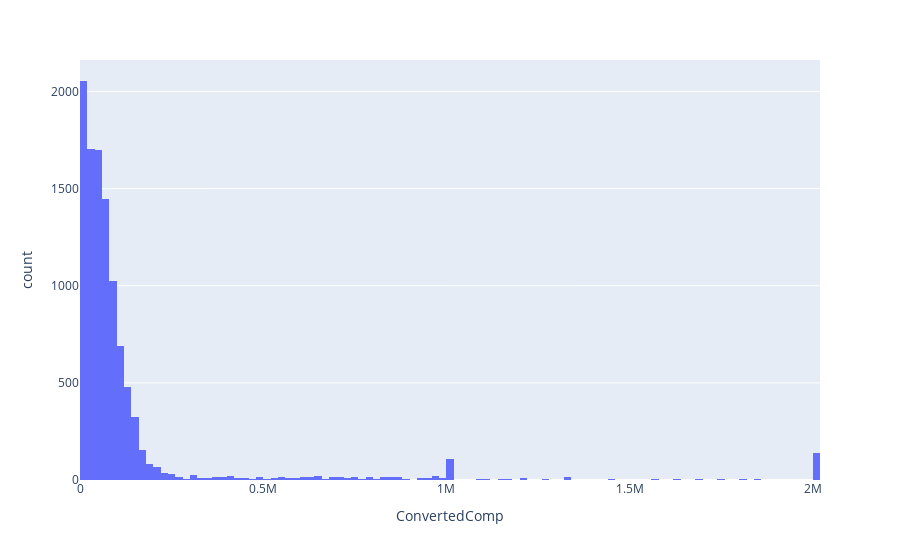

The code cell stored with this chart in its notebook:
### Markdown cell above
Plot a histogram of `ConvertedComp.`

### Code cell
sns.histplot(df.ConvertedComp)
#alternatively
fig = px.histogram(df, x="ConvertedComp")
fig.show()

### Figure 1 — Plotly figure (JSON) as saved in the notebook; plotly's stock layout.template omitted (floating-point values rounded to 4 significant figures; data arrays with more than 128 entries replaced by an {"elided": "..."} marker saying what was removed)
{"data": [{"alignmentgroup": "True", "bingroup": "x", "hovertemplate": "ConvertedComp=%{x}<br>count=%{y}<extra></extra>", "legendgroup": "", "marker": {"color": "#636efa", "pattern": {"shape": ""}}, "name": "", "offsetgroup": "", "orientation": "v", "showlegend": false, "x": {"elided": "11398 int values"}, "xaxis": "x", "yaxis": "y", "type": "histogram"}], "layout": {"xaxis": {"anchor": "y", "domain": [0, 1], "title": {"text": "ConvertedComp"}}, "yaxis": {"anchor": "x", "domain": [0, 1], "title": {"text": "count"}}, "legend": {"tracegroupgap": 0}, "margin": {"t": 60}, "barmode": "relative"}}
